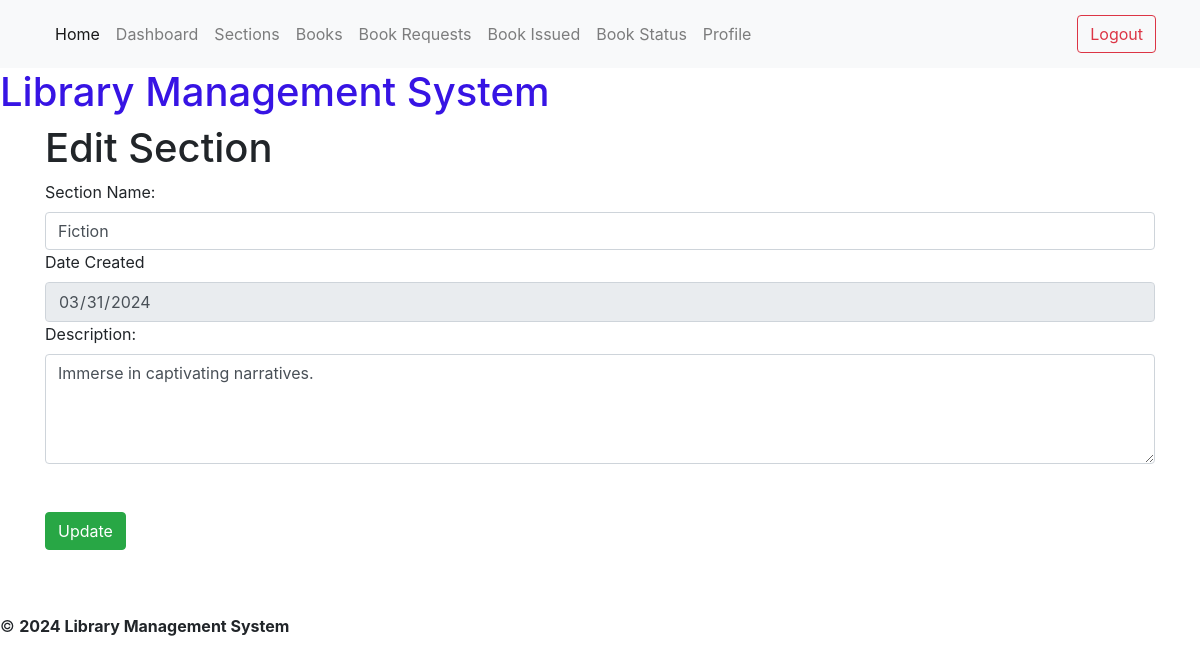
The page /section/2/edit (signed in) on the database its author committed.
### models.py (models this page shows)
class Section(db.Model):
    id = db.Column(db.Integer, primary_key=True)
    name = db.Column (db.String(255), nullable=False)
    date_created = db.Column(db.Date, nullable=False)
    description = db.Column(db.Text)

### routes.py (the view)
@app.route('/section/<int:id>/edit')  # route for  rendering a form to edit a section
@admin_required
@check_return_and_revoke
def edit_section(id):
    section = Section.query.get(id)
    if not section:
        flash('Section does not exists')
        return redirect(url_for('admin'))
    return render_template('section/edit.html', section = section)

### routes.py (called while the page is built)
def check_return_and_revoke(func):
    @wraps(func)
    def wrapper(*args, **kwargs):
        issues = BookIssue.query.filter_by(approved='Accepted').all()
        for issue in issues:
            if datetime.now().date() > issue.return_date:
                issue.approved = 'Revoked'
                issue.return_date = datetime.now().date()
                db.session.commit()
        return func(*args, **kwargs)
    return wrapper

def admin_required(func):
    @wraps(func)
    def check(*args, **kwargs):
        if 'user_id' not in session:
            flash('Please login to continue')
            return redirect(url_for('login'))
        user = User.query.get(session['user_id'])
        if not user.is_admin:
            flash('You are not authorized to access this page')
            return redirect(url_for('index'))
        return func(*args, **kwargs)
    return check

### templates/section/edit.html (shortened to what this page needs)
{% extends 'admin_base.html' %}
{% block content %}
<h1>Edit Section</h1>
<div class="form-group">
    <form action="" method="post" class="form">
        <label for="name" class="form-label">Section Name:</label>
        <input type="text"
        name="name"
        id="name"
        value="{{section.name}}"
        required class="form-control" >
        <label for="date_created" class="form-label">Date Created</label>
        <input type="date"
        name="date_created"
        id="date_created"
        value="{{section.date_created}}"
        required class="form-control" readonly>
        <label for="description" class="form-label">Description:</label>
        <textarea id="description"
        name="description"
        rows="4" cols="50"
        placeholder="Enter your description here"
        required class="form-control">{{ section.description }}</textarea><br><br>
        <button type="submit" class="btn btn-success">
            Update
        </button>
    </form>
</div>
{% endblock %}

### rows shown on the page
Section: name "Fiction", date_created "03/31/2024", description "Immerse in captivating narratives."
